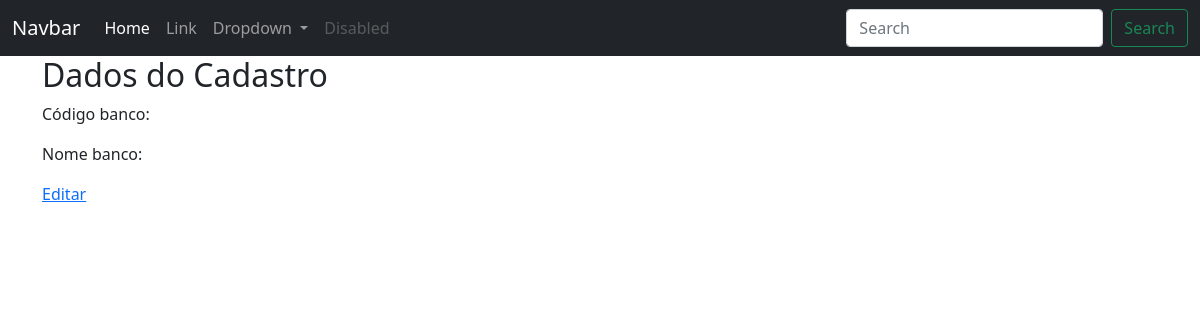
Before: /financeiro/bancos/1 (signed in) with the older database file.
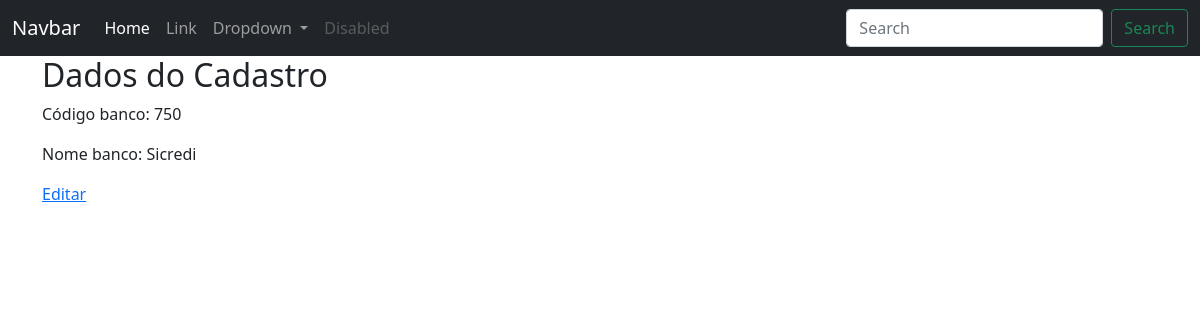
After: the same page with the newer database file.
### ERP/models.py (models this page shows)
class Bancos(database.Model):
    __tablename__ = 'bancos'
    id = database.Column(database.Integer, primary_key=True)
    cod_banco = database.Column(database.Integer, unique=True, nullable=False)
    nome_banco = database.Column(database.String, unique=True, nullable=False)
    data_cadastro = database.Column(database.DateTime, default=datetime.utcnow())
    id_usuario_cadastro = database.Column(database.Integer, database.ForeignKey('usuarios.id'), nullable=False,
                                          default=1)

### ERP/routes.py (the view)
@app.route('/financeiro/bancos/<banco_id>', methods=['GET', 'POST'])
@login_required
def bancos(banco_id):
    banco = Bancos.query.filter_by(id=banco_id).first()
    return render_template('bancos.html', banco=banco)

### ERP/routes.py (called while the page is built)
@login_manager.user_loader
def load_user(user_id):
    return Usuarios.query.get(int(user_id))

### ERP/templates/bancos.html
{% include 'base.html' %}
{% block content %}
    <div class="container">
        <h2>Dados do Cadastro</h2>
        <p>Código banco: {{ banco.cod_banco }}</p>
            <p>Nome banco: {{ banco.nome_banco }}</p>
        <a href="{{ url_for('editar_bancos', banco_id=banco.id) }}">Editar</a>
    </div>
{% endblock %}

### ERP/templates/base.html (shortened to what this page needs)
<!DOCTYPE html>
<html lang="pt-BR">
  <head>
    <link
      href="https://cdn.jsdelivr.net/npm/bootstrap@5.0.2/dist/css/bootstrap.min.css"
      rel="stylesheet"
    />
  </head>
  <body>
    {% include 'navbar.html' %}
  </body>
</html>

### ERP/templates/navbar.html (shortened to what this page needs)
<nav class="navbar navbar-expand-lg navbar-dark bg-dark">
  <div class="container-fluid">
    <a class="navbar-brand" href="#">Navbar</a>
    <div class="collapse navbar-collapse" id="navbarSupportedContent">
      <ul class="navbar-nav me-auto mb-2 mb-lg-0">
        <li class="nav-item">
          <a class="nav-link active" aria-current="page" href="#">Home</a>
        </li>
        <li class="nav-item">
          <a class="nav-link" href="#">Link</a>
        </li>
        <li class="nav-item dropdown">
          <a class="nav-link dropdown-toggle" href="#" id="navbarDropdown" role="button" data-bs-toggle="dropdown" aria-expanded="false">
            Dropdown
          </a>
        </li>
        <li class="nav-item">
          <a class="nav-link disabled" href="#" tabindex="-1" aria-disabled="true">Disabled</a>
        </li>
      </ul>
      <form class="d-flex">
        <input class="form-control me-2" type="search" placeholder="Search" aria-label="Search">
        <button class="btn btn-outline-success" type="submit">Search</button>
      </form>
    </div>
  </div>
</nav>

Changed rows visible on the page:
added Bancos: cod_banco "750", nome_banco "Sicredi"
